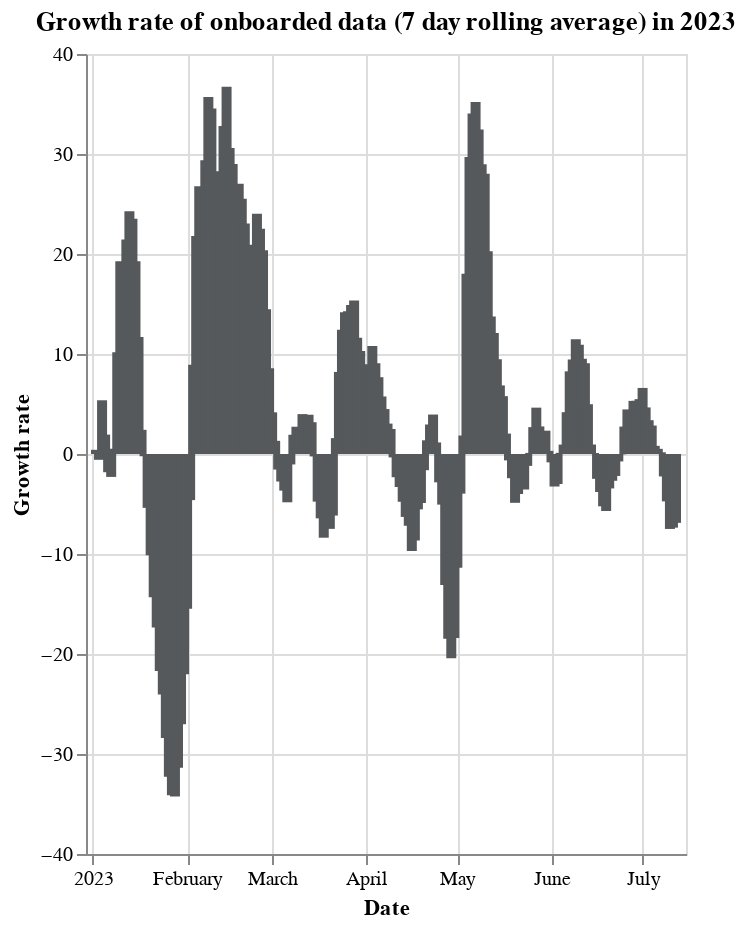

The code cell stored with this chart in its notebook:
### Code cell
# Gwoth rate of onboarded_tibs (7 day rolling average)

df["growth_rate"] = df["onboarded_tibs"].pct_change(periods=7).rolling(7).mean() * 100
recent_df = df[df["date"] > "2023-01-01"]

alt.Chart(recent_df).mark_bar().encode(
    x=alt.X("date:T", title="Date"),
    y=alt.Y("growth_rate:Q", title="Growth rate"),
    color=alt.value("#55595c"),
    tooltip=["date:T", "growth_rate:Q"],
).properties(
    width="container",
    height=400,
    title="Growth rate of onboarded data (7 day rolling average) in 2023",
)

### Figure 1 — Vega-Lite specification as saved in the notebook (floating-point values rounded to 4 significant figures; data arrays with more than 128 entries replaced by an {"elided": "..."} marker saying what was removed)
{"config": {"view": {"continuousWidth": 300, "continuousHeight": 300}}, "data": {"name": "data-4e064bcf538bfbdd05e8de12d78342e9"}, "mark": {"type": "bar"}, "encoding": {"color": {"value": "#55595c"}, "tooltip": [{"field": "date", "type": "temporal"}, {"field": "growth_rate", "type": "quantitative"}], "x": {"field": "date", "title": "Date", "type": "temporal"}, "y": {"field": "growth_rate", "title": "Growth rate", "type": "quantitative"}}, "height": 400, "title": "Growth rate of onboarded data (7 day rolling average) in 2023", "width": "container", "$schema": "https://vega.github.io/schema/vega-lite/v5.8.0.json", "datasets": {"data-4e064bcf538bfbdd05e8de12d78342e9": {"elided": "192 records"}}}
